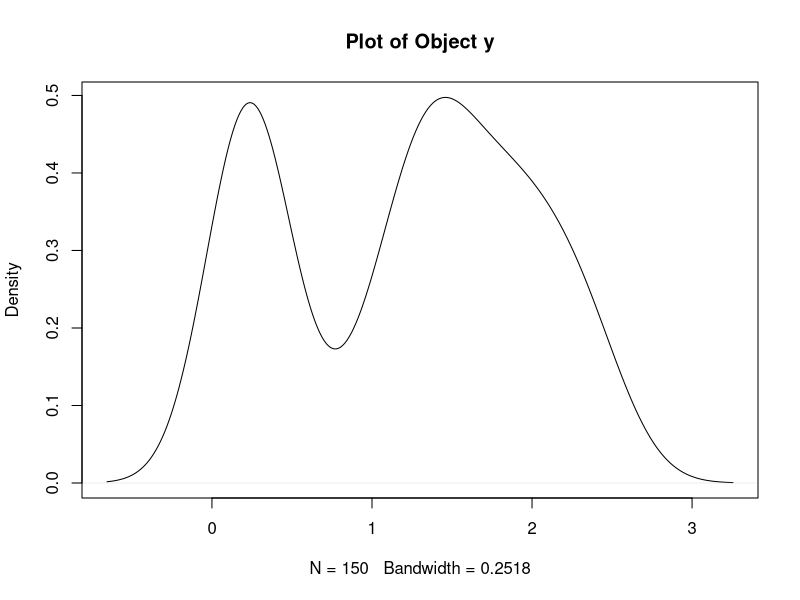

This chart was generated by the following R code:
## ---- chunk 1
y <- density(iris$Petal.Width)
class(y)
typeof(y)
str(y)
## ---- chunk 2
#| echo: false
plot(y, main = "Plot of Object y")
